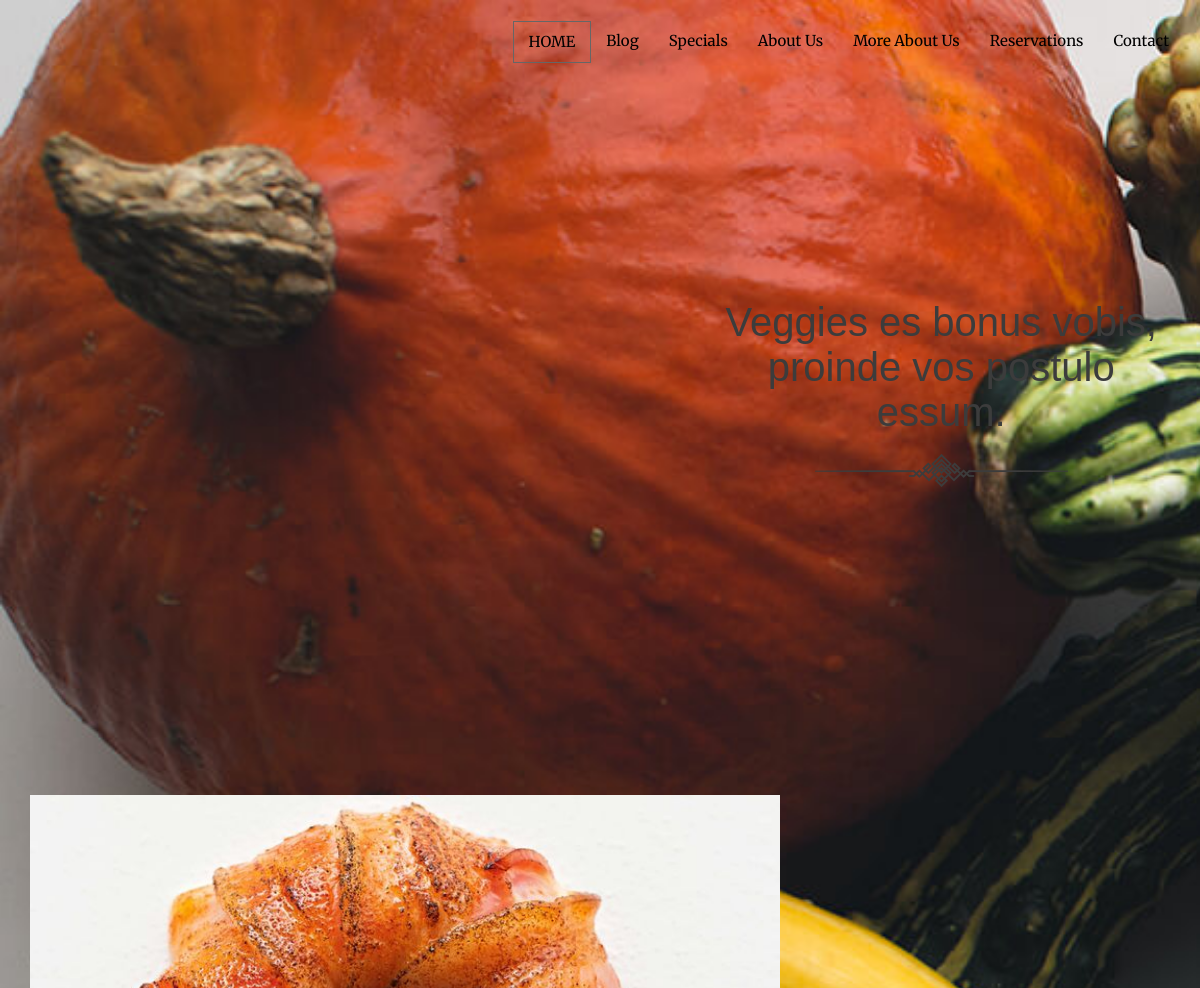
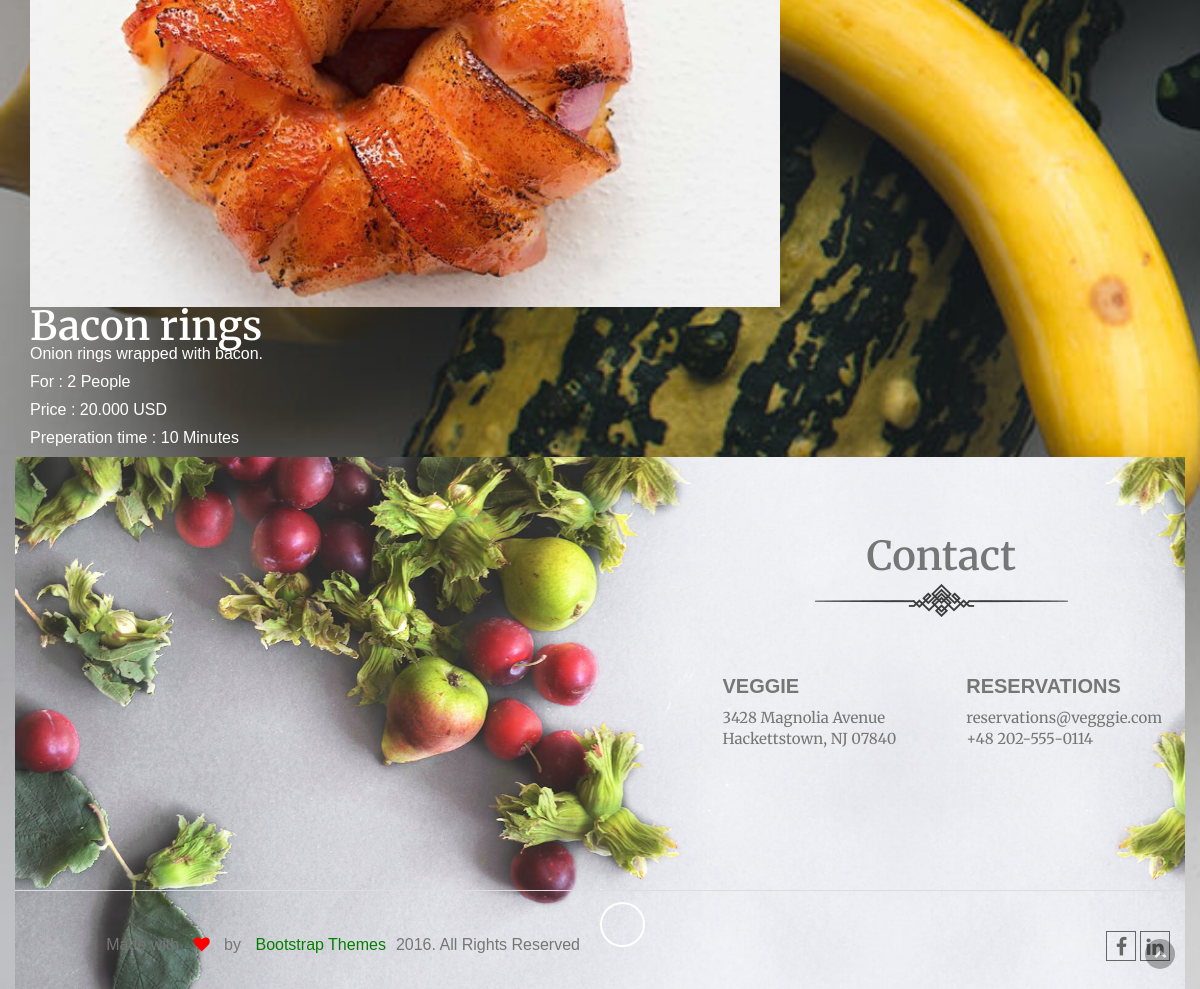
The page /meals/bacon-rings on the database its author committed (2 pictures, top to bottom).
### meals/models.py (models this page shows, shortened)
class Meals(models.Model):
    name = models.CharField(max_length=50)
    description = models.TextField(max_length=500)
    category = models.ForeignKey('category' , on_delete=models.SET_NULL , null = True)
    people = models.IntegerField()
    price = models.DecimalField(max_digits=5, decimal_places=3)
    preperation_time = models.IntegerField()
    image = models.ImageField(upload_to='meals/')
    slug = models.SlugField(blank=True,null=True)
    class Meta:
        verbose_name = 'meal'
        verbose_name_plural = 'meals'
    def __str__(self):
        return self.name

### meals/views.py (the view)
# urls.py: path('<slug:slug>', views.meal_detail, name = 'meal_detail')
def meal_detail(request, slug):
    meal_detail = Meals.objects.get(slug=slug)
    context = {'meal_detail' : meal_detail}
    return render(request , 'Meals/detail.html', context)

### meals/templates/Meals/detail.html (shortened to what this page needs)
{% extends 'base.html' %}
{% load static %}
{% block body %}
<section id="banner" class="banner">
    <div class="container">
        <div class="row">
            <div class="main_banner_area text-center">
                <div class="col-md-5 col-sm-5 col-md-offset-7 col-sm-offset-7">
                    <div class="single_banner_text wow zoomIn" data-wow-duration="1s">
                        <p>Veggies es bonus vobis, proinde vos postulo essum.</p>
                        <div class="separetor"></div>
                    </div>
                </div>
                <div class="scrolldown">
                </div>
            </div>
    <div class="section">
        <div class="container">
            <div class="row justify-content-center">
                <div class="col-md-8" data-aos="fade-up">
                    <img class= "meal_img" src="{{meal_detail.image.url}}" alt="" >
                    <h2 style="color:white;">{{meal_detail}}</h2>
                    <p style="color:white;">{{meal_detail.description}}</p>
                    <p style="color:white;">For : {{meal_detail.people}} People</p>
                    <p style="color:white;">Price : {{meal_detail.price}} USD </p>
                    <p style="color:white;">Preperation time : {{meal_detail.preperation_time}} Minutes </p>
                </div>
            </div>
        </div>
    </div>
    {% endblock body %}

### static/site_static/css/style.css (style rules this page uses)
body { color: #767676; -webkit-font-smoothing: antialiased; width: 100%; font-size:15px; font-family: 'Merriweather', serif; }
img { max-width:100%; }
p { font: normal 16px "Myriad Pro", arial, sans-serif; }
h1,h2,h3,h4,h5,h6 { color: #767676; }
h2 { font-size: 40px; line-height: 38px; font-weight: 600; font-family: 'Merriweather', serif; margin: 0; }
.separetor { background:url(../images/spr.png) no-repeat center center; overflow:hidden; padding:20px 0px 30px 0px; }
.scrolldown { padding-top: 24px; }
.banner { background:url(../images/bannerbg.jpg) no-repeat; position:relative; background-size:cover; }
.main_banner_area { padding:300px 0px; overflow:hidden; }
.single_banner_text p { font-size:40px; color:#3c3c3c; }

### static/site_static/css/responsive.css (style rules this page uses)
.meal_img { width: 100% }

### rows shown on the page
Meals: image (picture), name "Bacon rings", description "Onion rings wrapped with bacon.", people "2", price "20.000", preperation_time "10"
